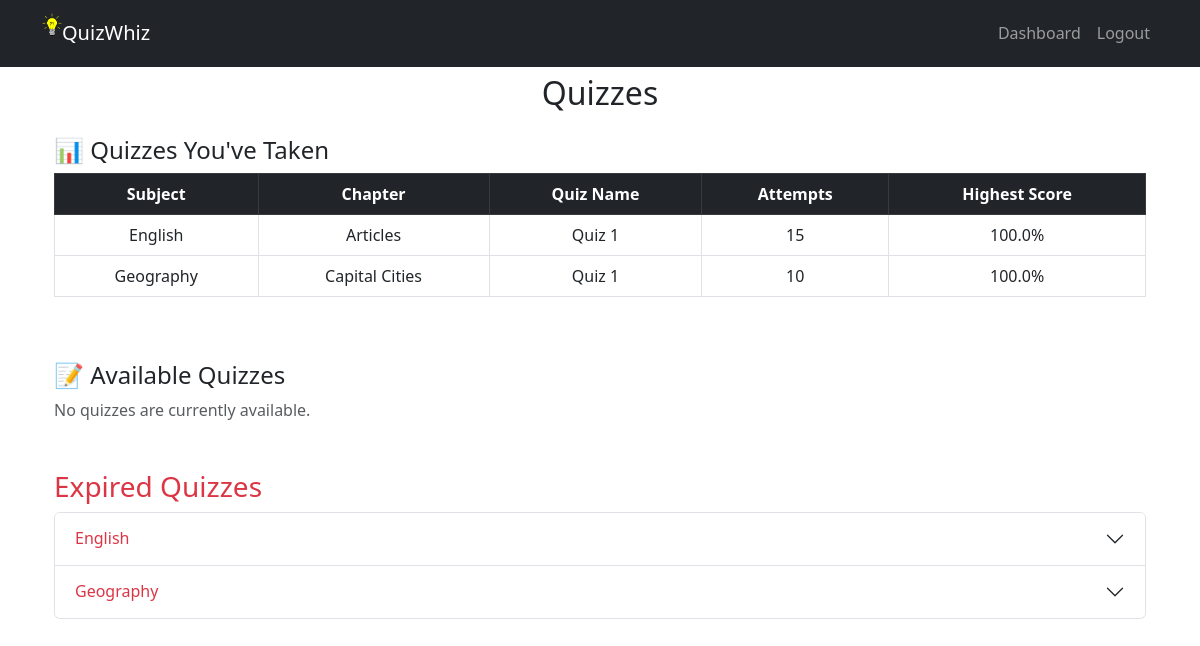
Page /quizzes (signed in) on the committed database.
### app.py (models this page shows)
class Quiz(db.Model):
    id = db.Column(db.Integer, primary_key=True)
    name = db.Column(db.String(100), nullable=False)  # Quiz name
    chapter_id = db.Column(db.Integer, db.ForeignKey('chapter.id'), nullable=False)
    attempts = db.Column(db.Integer, default=0)  # Number of attempts
    highest_score = db.Column(db.Float, default=0)  # Highest score among attempts
    date_of_quiz = db.Column(db.String(50))
    deadline = db.Column(db.DateTime, nullable = False)
    max_score = db.Column(db.Integer, default = 0)
    questions = db.relationship('Question', backref='quiz', lazy=True)

class Subject(db.Model):
    id = db.Column(db.Integer, primary_key=True)
    name = db.Column(db.String(150), unique=True, nullable=False)
    chapters = db.relationship('Chapter', backref='subject', cascade="all, delete", lazy=True)

### app.py (the view)
@app.route('/quizzes')
@login_required
def quizzes():
    subjects = Subject.query.all()
    from sqlalchemy.sql import func
    from datetime import datetime
    quiz_attempts = db.session.query(
        Quiz.name.label("quiz_name"),
        Subject.name.label("subject_name"),
        Chapter.name.label("chapter_name"),
        db.func.count(Score.id).label("attempts"),
        Quiz.highest_score.label("highest_score")
        ).join(Quiz, Quiz.id == Score.quiz_id)\
        .join(Chapter, Chapter.id == Quiz.chapter_id)\
        .join(Subject, Subject.id == Chapter.subject_id)\
        .filter(Score.user_id == current_user.id)\
        .group_by(Quiz.id, Subject.name, Chapter.name)\
        .all()
    current_time = datetime.utcnow().replace(tzinfo=pytz.utc).astimezone(IST)
    print(current_time)
    available_quizzes = Quiz.query.filter(Quiz.deadline > current_time).all()  # Active quizzes
    expired_quizzes = Quiz.query.filter(Quiz.deadline <= current_time).all()  # Expired quizzes
    return render_template('show_user_quizzes.html', quiz_attempts=quiz_attempts, subjects=subjects,
                           available_quizzes=available_quizzes, expired_quizzes=expired_quizzes)

### app.py (called while the page is built)
@login_manager.user_loader
def load_user(user_id):
    return User.query.get(int(user_id))

@app.before_request
def restrict_admin_routes():
    admin_routes = ['/admin/add_subject', '/admin/add_chapter/<int:subject_id>', '/admin/show_chapters/<int:subject_id>']
    if request.path.startswith('/admin') and (not current_user.is_authenticated or not current_user.is_admin):
        flash("Access denied! Admin privileges required.", "danger")
        return redirect(url_for('dashboard'))

@app.before_request
def ensure_fresh_login():
    if current_user.is_authenticated:
        user = User.query.get(current_user.id)
        if not user:
            print("🔄 Session expired or user role changed. Logging out...")
            logout_user()
            return redirect(url_for('login'))

### templates/show_user_quizzes.html (shortened to what this page needs)
{% extends 'base.html' %}
{% block content %}
<div class="container mt-4">
    <h2 class="text-center">Quizzes</h2>
    <div class="mt-4">
        <h4>📊 Quizzes You've Taken</h4>
        {% if quiz_attempts %}
        <div class="table-responsive">
            <table class="table table-bordered text-center">
                <thead class="table-dark">
                    <tr>
                        <th>Subject</th>
                        <th>Chapter</th>
                        <th>Quiz Name</th>
                        <th>Attempts</th>
                        <th>Highest Score</th>
                    </tr>
                </thead>
                <tbody>
                    {% for attempt in quiz_attempts %}
                    <tr>
                        <td>{{ attempt.subject_name }}</td>
                        <td>{{ attempt.chapter_name }}</td>
                        <td>{{ attempt.quiz_name }}</td>
                        <td>{{ attempt.attempts }}</td>
                        <td>{{ attempt.highest_score|round(2) }}%</td>
                    </tr>
                    {% endfor %}
                </tbody>
            </table>
        </div>
        {% else %}
        <p class="text-muted">You haven't taken any quizzes yet.</p>
        {% endif %}
    </div>
    <div class="mt-5">
        <h4>📝 Available Quizzes</h4>
        {% if available_quizzes %}
    <div class="accordion" id="availableQuizzesAccordion">
        {% for subject in subjects %}
            {% set subject_quizzes = available_quizzes | selectattr("chapter.subject_id", "equalto", subject.id) | list %}
            {% if subject_quizzes %}
            <div class="accordion-item">
                <h2 class="accordion-header" id="heading{{ subject.id }}">
                    <button class="accordion-button collapsed" type="button" data-bs-toggle="collapse"
                        data-bs-target="#collapse{{ subject.id }}">
                        {{ subject.name }}
                    </button>
                </h2>
                <div id="collapse{{ subject.id }}" class="accordion-collapse collapse"
                    data-bs-parent="#availableQuizzesAccordion">
                    <div class="accordion-body">
                        {% set chapters = subject_quizzes | map(attribute="chapter") | unique | list %}
                        {% for chapter in chapters %}
                        <div class="accordion" id="chapterAccordion{{ subject.id }}">
                            <div class="accordion-item">
                                <h2 class="accordion-header" id="headingChapter{{ chapter.id }}">
                                    <button class="accordion-button collapsed" type="button" data-bs-toggle="collapse"
                                        data-bs-target="#collapseChapter{{ chapter.id }}">
                                        {{ chapter.name }}
                                    </button>
                                </h2>
                                <div id="collapseChapter{{ chapter.id }}" class="accordion-collapse collapse"
                                    data-bs-parent="#chapterAccordion{{ subject.id }}">
                                    <div class="accordion-body">
                                        {% for quiz in subject_quizzes %}
                                            <p><strong>{{ quiz.name }}</strong> (Deadline: {{ quiz.deadline.strftime('%Y-%m-%d %H:%M') }})</p>
                                            <a href="{{ url_for('take_quiz', quiz_id=quiz.id) }}" class="start-quiz-btn-2">Start Quiz</a>
                                            <hr>
                                        {% endfor %}
                                    </div>
                                </div>
                            </div>
                        </div>
                        {% endfor %}
                    </div>
                </div>
            </div>
            {% endif %}
        {% endfor %}
    </div>
    {% else %}
    <p class="text-muted">No quizzes are currently available.</p>
    {% endif %}
    <h3 class="mt-5 text-danger">Expired Quizzes</h3>
    {% if expired_quizzes %}
    <div class="accordion" id="expiredQuizzesAccordion">
        {% for subject in subjects %}
            {% set subject_expired = expired_quizzes | selectattr("chapter.subject_id", "equalto", subject.id) | list %}
            {% if subject_expired %}
            <div class="accordion-item">
                <h2 class="accordion-header" id="expiredHeading{{ subject.id }}">
                    <button class="accordion-button collapsed text-danger" type="button" data-bs-toggle="collapse"
                        data-bs-target="#expiredCollapse{{ subject.id }}">
                        {{ subject.name }}
                    </button>
                </h2>
                        {% set chapters = subject_expired | map(attribute="chapter") | unique | list %}
            </div>
            {% endif %}
        {% endfor %}
    </div>
    {% else %}
    <p class="text-muted">No expired quizzes.</p>
    {% endif %}
</div>
{% endblock %}

### templates/base.html (shortened to what this page needs)
<!DOCTYPE html>
<html lang="en">
<head>
    <link rel="stylesheet" href="{{ url_for('static', filename='css/styles.css') }}">
    <link rel="stylesheet" href="https://cdn.jsdelivr.net/npm/bootstrap@5.3.0/dist/css/bootstrap.min.css">
</head>
<body>
    <nav class="navbar navbar-expand-lg navbar-dark bg-dark fixed-top">
        <div class="container">
            <a class="navbar-brand d-flex align-items-center">
                <img src="{{ url_for('static', filename='images/logo.png') }}" alt="QuizWhiz Logo" class="mb-3" style="width: 20px;">
                QuizWhiz
            </a>
            <div class="collapse navbar-collapse" id="navbarNav">
                <ul class="navbar-nav ms-auto">
                    {% if request.endpoint not in ['home', 'login', 'register'] %}
                    {% if current_user.is_authenticated %}
                        {% if request.endpoint != 'dashboard' %}
                            <li class="nav-item"><a class="nav-link" href="{{ url_for('dashboard') }}">Dashboard</a></li>
                        {% endif %}
                        <li class="nav-item"><a class="nav-link" href="{{ url_for('logout') }}">Logout</a></li>
                    {% else %}
                        <li class="nav-item"><a class="nav-link" href="{{ url_for('login') }}">Login</a></li>
                        <li class="nav-item"><a class="nav-link" href="{{ url_for('register') }}">Register</a></li>
                    {% endif %}
                    {% else %}
                    {% if request.endpoint in ['login', 'register'] %}
                        <li class="nav-item"><a class="nav-link" href="{{ url_for('home') }}">Back Home</a></li>
                    {% endif %}
                    {% endif %}
                </ul>
            </div>
        </div>
    </nav>
    <div class="container mt-4">
        {% block content %}{% endblock %}
    </div>
</body>
</html>

### static/css/styles.css (style rules this page uses)
body { font-family: Arial, sans-serif; background-color: #f8f9fa; color: #333; padding-top: 50px; overflow-x: hidden; }
.container { max-width: 800px; margin: auto; }
.navbar { margin-bottom: 20px; }

### rows in the picture
Quiz: subject_name "English", chapter_name "Articles", quiz_name "Quiz 1", attempts "15", highest_score "100.0"
Quiz: subject_name "Geography", chapter_name "Capital Cities", quiz_name "Quiz 1", attempts "10", highest_score "100.0"
Subject: name "English"
Subject: name "Geography"
